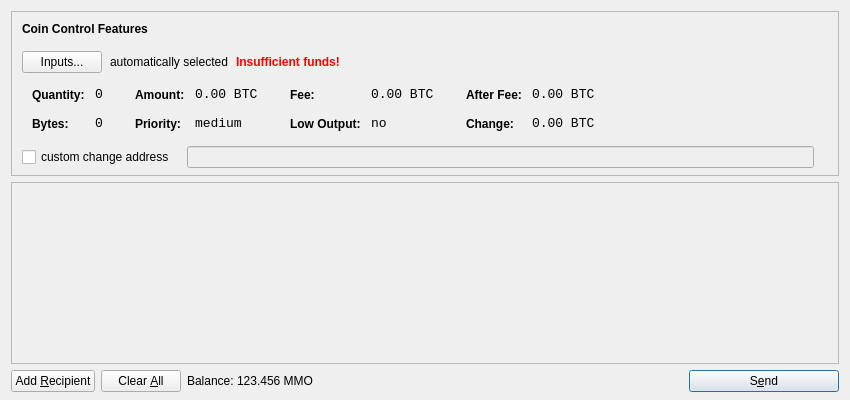
<?xml version="1.0" encoding="UTF-8"?>
<ui version="4.0">
 <class>SendCoinsDialog</class>
 <widget class="QDialog" name="SendCoinsDialog">
  <property name="geometry">
   <rect>
    <x>0</x>
    <y>0</y>
    <width>850</width>
    <height>400</height>
   </rect>
  </property>
  <property name="windowTitle">
   <string>Send Coins</string>
  </property>
  <layout class="QVBoxLayout" name="verticalLayout" stretch="0,1,0">
   <property name="bottomMargin">
    <number>8</number>
   </property>
   <item>
    <widget class="QFrame" name="frameCoinControl">
     <property name="sizePolicy">
      <sizepolicy hsizetype="Expanding" vsizetype="Expanding">
       <horstretch>0</horstretch>
       <verstretch>0</verstretch>
      </sizepolicy>
     </property>
     <property name="maximumSize">
      <size>
       <width>16777215</width>
       <height>16777215</height>
      </size>
     </property>
     <property name="frameShape">
      <enum>QFrame::StyledPanel</enum>
     </property>
     <property name="frameShadow">
      <enum>QFrame::Sunken</enum>
     </property>
     <layout class="QVBoxLayout" name="verticalLayoutCoinControl2">
      <property name="spacing">
       <number>-1</number>
      </property>
      <property name="leftMargin">
       <number>0</number>
      </property>
      <property name="topMargin">
       <number>0</number>
      </property>
      <property name="rightMargin">
       <number>0</number>
      </property>
      <property name="bottomMargin">
       <number>6</number>
      </property>
      <item>
       <layout class="QVBoxLayout" name="verticalLayoutCoinControl" stretch="0,0,0,0,1">
        <property name="spacing">
         <number>0</number>
        </property>
        <property name="leftMargin">
         <number>10</number>
        </property>
        <property name="topMargin">
         <number>10</number>
        </property>
        <item>
         <layout class="QHBoxLayout" name="horizontalLayoutCoinControl1">
          <property name="bottomMargin">
           <number>15</number>
          </property>
          <item>
           <widget class="QLabel" name="labelCoinControlFeatures">
            <property name="sizePolicy">
             <sizepolicy hsizetype="Preferred" vsizetype="Maximum">
              <horstretch>0</horstretch>
              <verstretch>0</verstretch>
             </sizepolicy>
            </property>
            <property name="font">
             <font>
              <weight>75</weight>
              <bold>true</bold>
             </font>
            </property>
            <property name="styleSheet">
             <string notr="true">font-weight:bold;</string>
            </property>
            <property name="text">
             <string>Coin Control Features</string>
            </property>
           </widget>
          </item>
         </layout>
        </item>
        <item>
         <layout class="QHBoxLayout" name="horizontalLayoutCoinControl2" stretch="0,0,0,0">
          <property name="spacing">
           <number>8</number>
          </property>
          <property name="bottomMargin">
           <number>10</number>
          </property>
          <item>
           <widget class="QPushButton" name="pushButtonCoinControl">
            <property name="styleSheet">
             <string notr="true"/>
            </property>
            <property name="text">
             <string>Inputs...</string>
            </property>
           </widget>
          </item>
          <item>
           <widget class="QLabel" name="labelCoinControlAutomaticallySelected">
            <property name="text">
             <string>automatically selected</string>
            </property>
            <property name="margin">
             <number>5</number>
            </property>
           </widget>
          </item>
          <item>
           <widget class="QLabel" name="labelCoinControlInsuffFunds">
            <property name="font">
             <font>
              <weight>75</weight>
              <bold>true</bold>
             </font>
            </property>
            <property name="styleSheet">
             <string notr="true">color:red;font-weight:bold;</string>
            </property>
            <property name="text">
             <string>Insufficient funds!</string>
            </property>
            <property name="margin">
             <number>5</number>
            </property>
           </widget>
          </item>
          <item>
           <spacer name="horizontalSpacerCoinControl">
            <property name="orientation">
             <enum>Qt::Horizontal</enum>
            </property>
            <property name="sizeHint" stdset="0">
             <size>
              <width>40</width>
              <height>1</height>
             </size>
            </property>
           </spacer>
          </item>
         </layout>
        </item>
        <item>
         <widget class="QWidget" name="widgetCoinControl" native="true">
          <property name="sizePolicy">
           <sizepolicy hsizetype="Preferred" vsizetype="Preferred">
            <horstretch>0</horstretch>
            <verstretch>0</verstretch>
           </sizepolicy>
          </property>
          <property name="minimumSize">
           <size>
            <width>0</width>
            <height>0</height>
           </size>
          </property>
          <property name="styleSheet">
           <string notr="true"/>
          </property>
          <layout class="QHBoxLayout" name="horizontalLayoutCoinControl5">
           <property name="margin">
            <number>0</number>
           </property>
           <item>
            <layout class="QHBoxLayout" name="horizontalLayoutCoinControl3" stretch="0,0,0,1">
             <property name="spacing">
              <number>20</number>
             </property>
             <property name="topMargin">
              <number>0</number>
             </property>
             <property name="bottomMargin">
              <number>10</number>
             </property>
             <item>
              <layout class="QFormLayout" name="formLayoutCoinControl1">
               <property name="horizontalSpacing">
                <number>10</number>
               </property>
               <property name="verticalSpacing">
                <number>14</number>
               </property>
               <property name="leftMargin">
                <number>10</number>
               </property>
               <property name="topMargin">
                <number>4</number>
               </property>
               <property name="rightMargin">
                <number>6</number>
               </property>
               <item row="0" column="0">
                <widget class="QLabel" name="labelCoinControlQuantityText">
                 <property name="styleSheet">
                  <string notr="true">font-weight:bold;</string>
                 </property>
                 <property name="text">
                  <string>Quantity:</string>
                 </property>
                 <property name="margin">
                  <number>0</number>
                 </property>
                </widget>
               </item>
               <item row="0" column="1">
                <widget class="QLabel" name="labelCoinControlQuantity">
                 <property name="font">
                  <font>
                   <family>Monospace</family>
                   <pointsize>10</pointsize>
                  </font>
                 </property>
                 <property name="cursor">
                  <cursorShape>IBeamCursor</cursorShape>
                 </property>
                 <property name="contextMenuPolicy">
                  <enum>Qt::ActionsContextMenu</enum>
                 </property>
                 <property name="text">
                  <string notr="true">0</string>
                 </property>
                 <property name="margin">
                  <number>0</number>
                 </property>
                 <property name="textInteractionFlags">
                  <set>Qt::LinksAccessibleByMouse|Qt::TextSelectableByKeyboard|Qt::TextSelectableByMouse</set>
                 </property>
                </widget>
               </item>
               <item row="1" column="0">
                <widget class="QLabel" name="labelCoinControlBytesText">
                 <property name="styleSheet">
                  <string notr="true">font-weight:bold;</string>
                 </property>
                 <property name="text">
                  <string>Bytes:</string>
                 </property>
                </widget>
               </item>
               <item row="1" column="1">
                <widget class="QLabel" name="labelCoinControlBytes">
                 <property name="font">
                  <font>
                   <family>Monospace</family>
                   <pointsize>10</pointsize>
                  </font>
                 </property>
                 <property name="cursor">
                  <cursorShape>IBeamCursor</cursorShape>
                 </property>
                 <property name="contextMenuPolicy">
                  <enum>Qt::ActionsContextMenu</enum>
                 </property>
                 <property name="text">
                  <string notr="true">0</string>
                 </property>
                 <property name="textInteractionFlags">
                  <set>Qt::LinksAccessibleByMouse|Qt::TextSelectableByKeyboard|Qt::TextSelectableByMouse</set>
                 </property>
                </widget>
               </item>
              </layout>
             </item>
             <item>
              <layout class="QFormLayout" name="formLayoutCoinControl2">
               <property name="horizontalSpacing">
                <number>10</number>
               </property>
               <property name="verticalSpacing">
                <number>14</number>
               </property>
               <property name="leftMargin">
                <number>6</number>
               </property>
               <property name="topMargin">
                <number>4</number>
               </property>
               <property name="rightMargin">
                <number>6</number>
               </property>
               <item row="0" column="0">
                <widget class="QLabel" name="labelCoinControlAmountText">
                 <property name="styleSheet">
                  <string notr="true">font-weight:bold;</string>
                 </property>
                 <property name="text">
                  <string>Amount:</string>
                 </property>
                 <property name="margin">
                  <number>0</number>
                 </property>
                </widget>
               </item>
               <item row="0" column="1">
                <widget class="QLabel" name="labelCoinControlAmount">
                 <property name="font">
                  <font>
                   <family>Monospace</family>
                   <pointsize>10</pointsize>
                  </font>
                 </property>
                 <property name="cursor">
                  <cursorShape>IBeamCursor</cursorShape>
                 </property>
                 <property name="contextMenuPolicy">
                  <enum>Qt::ActionsContextMenu</enum>
                 </property>
                 <property name="text">
                  <string notr="true">0.00 BTC</string>
                 </property>
                 <property name="textInteractionFlags">
                  <set>Qt::LinksAccessibleByMouse|Qt::TextSelectableByKeyboard|Qt::TextSelectableByMouse</set>
                 </property>
                </widget>
               </item>
               <item row="1" column="0">
                <widget class="QLabel" name="labelCoinControlPriorityText">
                 <property name="styleSheet">
                  <string notr="true">font-weight:bold;</string>
                 </property>
                 <property name="text">
                  <string>Priority:</string>
                 </property>
                </widget>
               </item>
               <item row="1" column="1">
                <widget class="QLabel" name="labelCoinControlPriority">
                 <property name="font">
                  <font>
                   <family>Monospace</family>
                   <pointsize>10</pointsize>
                  </font>
                 </property>
                 <property name="cursor">
                  <cursorShape>IBeamCursor</cursorShape>
                 </property>
                 <property name="contextMenuPolicy">
                  <enum>Qt::ActionsContextMenu</enum>
                 </property>
                 <property name="text">
                  <string>medium</string>
                 </property>
                 <property name="textInteractionFlags">
                  <set>Qt::LinksAccessibleByMouse|Qt::TextSelectableByKeyboard|Qt::TextSelectableByMouse</set>
                 </property>
                </widget>
               </item>
              </layout>
             </item>
             <item>
              <layout class="QFormLayout" name="formLayoutCoinControl3">
               <property name="horizontalSpacing">
                <number>10</number>
               </property>
               <property name="verticalSpacing">
                <number>14</number>
               </property>
               <property name="leftMargin">
                <number>6</number>
               </property>
               <property name="topMargin">
                <number>4</number>
               </property>
               <property name="rightMargin">
                <number>6</number>
               </property>
               <item row="0" column="0">
                <widget class="QLabel" name="labelCoinControlFeeText">
                 <property name="styleSheet">
                  <string notr="true">font-weight:bold;</string>
                 </property>
                 <property name="text">
                  <string>Fee:</string>
                 </property>
                 <property name="margin">
                  <number>0</number>
                 </property>
                </widget>
               </item>
               <item row="0" column="1">
                <widget class="QLabel" name="labelCoinControlFee">
                 <property name="font">
                  <font>
                   <family>Monospace</family>
                   <pointsize>10</pointsize>
                  </font>
                 </property>
                 <property name="cursor">
                  <cursorShape>IBeamCursor</cursorShape>
                 </property>
                 <property name="contextMenuPolicy">
                  <enum>Qt::ActionsContextMenu</enum>
                 </property>
                 <property name="text">
                  <string notr="true">0.00 BTC</string>
                 </property>
                 <property name="textInteractionFlags">
                  <set>Qt::LinksAccessibleByMouse|Qt::TextSelectableByKeyboard|Qt::TextSelectableByMouse</set>
                 </property>
                </widget>
               </item>
               <item row="1" column="0">
                <widget class="QLabel" name="labelCoinControlLowOutputText">
                 <property name="styleSheet">
                  <string notr="true">font-weight:bold;</string>
                 </property>
                 <property name="text">
                  <string>Low Output:</string>
                 </property>
                </widget>
               </item>
               <item row="1" column="1">
                <widget class="QLabel" name="labelCoinControlLowOutput">
                 <property name="font">
                  <font>
                   <family>Monospace</family>
                   <pointsize>10</pointsize>
                  </font>
                 </property>
                 <property name="cursor">
                  <cursorShape>IBeamCursor</cursorShape>
                 </property>
                 <property name="contextMenuPolicy">
                  <enum>Qt::ActionsContextMenu</enum>
                 </property>
                 <property name="text">
                  <string>no</string>
                 </property>
                 <property name="textInteractionFlags">
                  <set>Qt::LinksAccessibleByMouse|Qt::TextSelectableByKeyboard|Qt::TextSelectableByMouse</set>
                 </property>
                </widget>
               </item>
              </layout>
             </item>
             <item>
              <layout class="QFormLayout" name="formLayoutCoinControl4">
               <property name="horizontalSpacing">
                <number>10</number>
               </property>
               <property name="verticalSpacing">
                <number>14</number>
               </property>
               <property name="leftMargin">
                <number>6</number>
               </property>
               <property name="topMargin">
                <number>4</number>
               </property>
               <property name="rightMargin">
                <number>6</number>
               </property>
               <item row="0" column="0">
                <widget class="QLabel" name="labelCoinControlAfterFeeText">
                 <property name="styleSheet">
                  <string notr="true">font-weight:bold;</string>
                 </property>
                 <property name="text">
                  <string>After Fee:</string>
                 </property>
                 <property name="margin">
                  <number>0</number>
                 </property>
                </widget>
               </item>
               <item row="0" column="1">
                <widget class="QLabel" name="labelCoinControlAfterFee">
                 <property name="font">
                  <font>
                   <family>Monospace</family>
                   <pointsize>10</pointsize>
                  </font>
                 </property>
                 <property name="cursor">
                  <cursorShape>IBeamCursor</cursorShape>
                 </property>
                 <property name="contextMenuPolicy">
                  <enum>Qt::ActionsContextMenu</enum>
                 </property>
                 <property name="text">
                  <string notr="true">0.00 BTC</string>
                 </property>
                 <property name="textInteractionFlags">
                  <set>Qt::LinksAccessibleByMouse|Qt::TextSelectableByKeyboard|Qt::TextSelectableByMouse</set>
                 </property>
                </widget>
               </item>
               <item row="1" column="0">
                <widget class="QLabel" name="labelCoinControlChangeText">
                 <property name="styleSheet">
                  <string notr="true">font-weight:bold;</string>
                 </property>
                 <property name="text">
                  <string>Change:</string>
                 </property>
                </widget>
               </item>
               <item row="1" column="1">
                <widget class="QLabel" name="labelCoinControlChange">
                 <property name="font">
                  <font>
                   <family>Monospace</family>
                   <pointsize>10</pointsize>
                  </font>
                 </property>
                 <property name="cursor">
                  <cursorShape>IBeamCursor</cursorShape>
                 </property>
                 <property name="contextMenuPolicy">
                  <enum>Qt::ActionsContextMenu</enum>
                 </property>
                 <property name="text">
                  <string notr="true">0.00 BTC</string>
                 </property>
                 <property name="textInteractionFlags">
                  <set>Qt::LinksAccessibleByMouse|Qt::TextSelectableByKeyboard|Qt::TextSelectableByMouse</set>
                 </property>
                </widget>
               </item>
              </layout>
             </item>
            </layout>
           </item>
          </layout>
         </widget>
        </item>
        <item>
         <layout class="QHBoxLayout" name="horizontalLayoutCoinControl4" stretch="0,0,0">
          <property name="spacing">
           <number>12</number>
          </property>
          <property name="sizeConstraint">
           <enum>QLayout::SetDefaultConstraint</enum>
          </property>
          <property name="topMargin">
           <number>5</number>
          </property>
          <property name="rightMargin">
           <number>5</number>
          </property>
          <item>
           <widget class="QCheckBox" name="checkBoxCoinControlChange">
            <property name="text">
             <string>custom change address</string>
            </property>
           </widget>
          </item>
          <item>
           <widget class="QLineEdit" name="lineEditCoinControlChange">
            <property name="enabled">
             <bool>false</bool>
            </property>
            <property name="sizePolicy">
             <sizepolicy hsizetype="Expanding" vsizetype="Fixed">
              <horstretch>0</horstretch>
              <verstretch>0</verstretch>
             </sizepolicy>
            </property>
           </widget>
          </item>
          <item>
           <widget class="QLabel" name="labelCoinControlChangeLabel">
            <property name="sizePolicy">
             <sizepolicy hsizetype="Preferred" vsizetype="Expanding">
              <horstretch>0</horstretch>
              <verstretch>0</verstretch>
             </sizepolicy>
            </property>
            <property name="minimumSize">
             <size>
              <width>0</width>
              <height>0</height>
             </size>
            </property>
            <property name="text">
             <string/>
            </property>
            <property name="margin">
             <number>3</number>
            </property>
           </widget>
          </item>
         </layout>
        </item>
        <item>
         <spacer name="verticalSpacerCoinControl">
          <property name="orientation">
           <enum>Qt::Vertical</enum>
          </property>
          <property name="sizeHint" stdset="0">
           <size>
            <width>800</width>
            <height>1</height>
           </size>
          </property>
         </spacer>
        </item>
       </layout>
      </item>
     </layout>
    </widget>
   </item>
   <item>
    <widget class="QScrollArea" name="scrollArea">
     <property name="widgetResizable">
      <bool>true</bool>
     </property>
     <widget class="QWidget" name="scrollAreaWidgetContents">
      <property name="geometry">
       <rect>
        <x>0</x>
        <y>0</y>
        <width>830</width>
        <height>165</height>
       </rect>
      </property>
      <layout class="QVBoxLayout" name="verticalLayout_2">
       <property name="margin">
        <number>0</number>
       </property>
       <item>
        <layout class="QVBoxLayout" name="entries">
         <property name="spacing">
          <number>6</number>
         </property>
        </layout>
       </item>
       <item>
        <spacer name="verticalSpacer">
         <property name="orientation">
          <enum>Qt::Vertical</enum>
         </property>
         <property name="sizeHint" stdset="0">
          <size>
           <width>20</width>
           <height>40</height>
          </size>
         </property>
        </spacer>
       </item>
      </layout>
     </widget>
    </widget>
   </item>
   <item>
    <layout class="QHBoxLayout" name="horizontalLayout">
     <item>
      <widget class="QPushButton" name="addButton">
       <property name="toolTip">
        <string>Send to multiple recipients at once</string>
       </property>
       <property name="text">
        <string>Add &amp;Recipient</string>
       </property>
       <property name="icon">
        <iconset resource="../bitcoin.qrc">
         <normaloff>:/icons/add</normaloff>:/icons/add</iconset>
       </property>
       <property name="autoDefault">
        <bool>false</bool>
       </property>
      </widget>
     </item>
     <item>
      <widget class="QPushButton" name="clearButton">
       <property name="sizePolicy">
        <sizepolicy hsizetype="Minimum" vsizetype="Fixed">
         <horstretch>0</horstretch>
         <verstretch>0</verstretch>
        </sizepolicy>
       </property>
       <property name="toolTip">
        <string>Remove all transaction fields</string>
       </property>
       <property name="text">
        <string>Clear &amp;All</string>
       </property>
       <property name="icon">
        <iconset resource="../bitcoin.qrc">
         <normaloff>:/icons/remove</normaloff>:/icons/remove</iconset>
       </property>
       <property name="autoRepeatDelay">
        <number>300</number>
       </property>
       <property name="autoDefault">
        <bool>false</bool>
       </property>
      </widget>
     </item>
     <item>
      <layout class="QHBoxLayout" name="horizontalLayout_2">
       <property name="spacing">
        <number>3</number>
       </property>
       <item>
        <widget class="QLabel" name="label">
         <property name="text">
          <string>Balance:</string>
         </property>
        </widget>
       </item>
       <item>
        <widget class="QLabel" name="labelBalance">
         <property name="cursor">
          <cursorShape>IBeamCursor</cursorShape>
         </property>
         <property name="text">
          <string>123.456 MMO</string>
         </property>
         <property name="textInteractionFlags">
          <set>Qt::LinksAccessibleByMouse|Qt::TextSelectableByKeyboard|Qt::TextSelectableByMouse</set>
         </property>
        </widget>
       </item>
      </layout>
     </item>
     <item>
      <spacer name="horizontalSpacer">
       <property name="orientation">
        <enum>Qt::Horizontal</enum>
       </property>
       <property name="sizeHint" stdset="0">
        <size>
         <width>40</width>
         <height>20</height>
        </size>
       </property>
      </spacer>
     </item>
     <item>
      <widget class="QPushButton" name="sendButton">
       <property name="minimumSize">
        <size>
         <width>150</width>
         <height>0</height>
        </size>
       </property>
       <property name="toolTip">
        <string>Confirm the send action</string>
       </property>
       <property name="text">
        <string>S&amp;end</string>
       </property>
       <property name="icon">
        <iconset resource="../bitcoin.qrc">
         <normaloff>:/icons/send</normaloff>:/icons/send</iconset>
       </property>
       <property name="default">
        <bool>true</bool>
       </property>
      </widget>
     </item>
    </layout>
   </item>
  </layout>
 </widget>
 <resources>
  <include location="../bitcoin.qrc"/>
 </resources>
 <connections/>
</ui>
